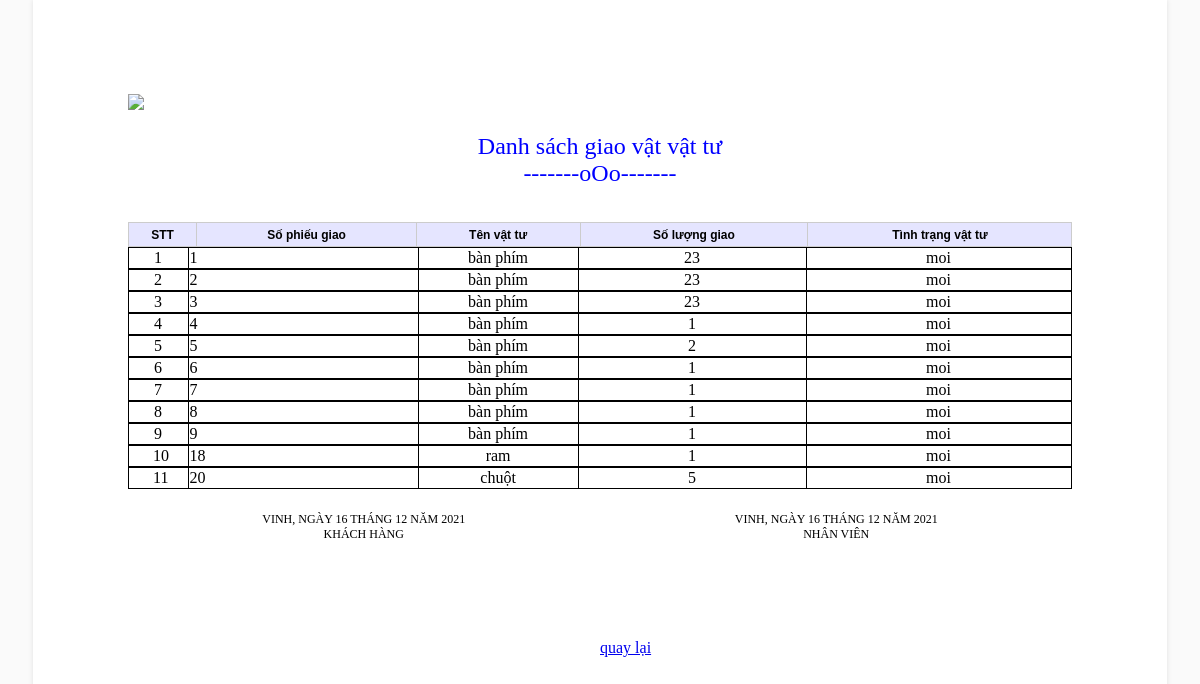
Page /inphieugiao.php on the committed database.
### tables this page shows
CREATE TABLE `chitietgiao` (
  `sophieugiao` int(11) NOT NULL,
  `matv` varchar(20) NOT NULL,
  `soluonggiao` int(11) NOT NULL,
  `tinhtrangtb` text NOT NULL
);

### inphieugiao.php (the view, shortened to what this page needs)
<!DOCTYPE html>
<html lang="en">
<head>
    <link rel="stylesheet" type="text/css" href="css/inhoadon.css" />
</head>
<body onload="window.print();">
<body>
<div id="page" class="page">
    <div class="header">
        <div class="logo"><img src="http://spktvinh.edu.vn/images/banner.png?version=4.2"/></div>
    </div>
  <br/>
  <div class="title">
       Danh sách giao vật vật tư
        <br/>
        -------oOo-------
  </div>
  <br/>
  <br/>
  <table class="TableData">
      <th>STT</th>
      <th>Số phiếu giao</th>
      <th>Tên vật tư</th>
      <th>Số lượng giao</th>
      <th>Tình trạng vật tư</th>
        </table>
        <?php
$connect = mysqli_connect ('localhost','root','','qlphongmay') or die("lỗi");
$sql="select * from chitietgiao";
$result=mysqli_query($connect,$sql);
$stt = 0;
while($row= mysqli_fetch_array($result))
{ ?>
<table align='' class='VatTu'>
    <tr>
<td width='60px' align='center'  ><div class='stt'> <?php echo ++$stt;?></div> </td>
<td width='230px'  align='left' > <?php echo $row['sophieugiao'];?></td>
<td width='160px'  align='center'><?php echo  $row['matv'];?></td>
<td width='228px'  align='center'><?php echo $row['soluonggiao'];?></td>
<td width='265px'  align='center'><?php echo $row['tinhtrangtb'];?></td>
</tr>
<?php } ?>
</table>
  <div class="footer-left"> Vinh, ngày 16 tháng 12 năm 2021<br/>
    Khách hàng </div>
  <div class="footer-right"> Vinh, ngày 16 tháng 12 năm 2021<br/>
    Nhân viên </div>
    <a href="chitietgiao.php">quay lại</a>
</div>
</body>
</html>

### css/inhoadon.css (style rules this page uses)
body { margin: 0; padding: 0; background-color: #fafafa; font: 12pt "Tohoma"; }
* { box-sizing: border-box; -moz-box-sizing: border-box; }
.page { width: 30cm; overflow: hidden; min-height: 297mm; padding: 2.5cm; margin-left: auto; margin-right: auto; background: white; box-shadow: 0 0 5px rgba(0, 0, 0, 0.1); }
.header { overflow: hidden; }
.logo { background-color: #ffffff; text-align: left; float: left; }
.title { text-align: center; position: relative; color: #0000ff; font-size: 24px; top: 1px; }
.footer-left { text-align: center; text-transform: uppercase; padding-top: 24px; position: relative; height: 200px; width: 50%; color: #000; float: left; font-size: 12px; bottom: 1px; }
.footer-right { text-align: center; text-transform: uppercase; padding-top: 24px; position: relative; height: 150px; width: 50%; color: #000; font-size: 12px; float: right; bottom: 1px; }
.TableData { background: #ffffff; font: 11px; width: 100%; border-collapse: collapse; font-family: Verdana, Arial, Helvetica, sans-serif; font-size: 12px; border: thin solid #d3d3d3; }
.TableData TH { background: rgba(0, 0, 255, 0.1); text-align: center; font-weight: bold; color: #000; border: solid 1px #ccc; height: 24px; }
.VatTu.table, th, td { border: 1px solid black; border-collapse: collapse; }
table { border-collapse: collapse; }
.stt { padding: 0px; border: 0px; }

### inphieugiao.php (style rules this page uses)
.stt { padding: 0px; border: 0px; width:10px; }

### rows in the picture
chitietgiao: sophieugiao "1", matv "bàn phím", soluonggiao "23", tinhtrangtb "moi"
chitietgiao: sophieugiao "2", matv "bàn phím", soluonggiao "23", tinhtrangtb "moi"
chitietgiao: sophieugiao "3", matv "bàn phím", soluonggiao "23", tinhtrangtb "moi"
chitietgiao: sophieugiao "4", matv "bàn phím", soluonggiao "1", tinhtrangtb "moi"
chitietgiao: sophieugiao "5", matv "bàn phím", soluonggiao "2", tinhtrangtb "moi"
chitietgiao: sophieugiao "6", matv "bàn phím", soluonggiao "1", tinhtrangtb "moi"
chitietgiao: sophieugiao "7", matv "bàn phím", soluonggiao "1", tinhtrangtb "moi"
chitietgiao: sophieugiao "8", matv "bàn phím", soluonggiao "1", tinhtrangtb "moi"
chitietgiao: sophieugiao "9", matv "bàn phím", soluonggiao "1", tinhtrangtb "moi"
chitietgiao: sophieugiao "18", matv "ram", soluonggiao "1", tinhtrangtb "moi"
chitietgiao: sophieugiao "20", matv "chuột", soluonggiao "5", tinhtrangtb "moi"
